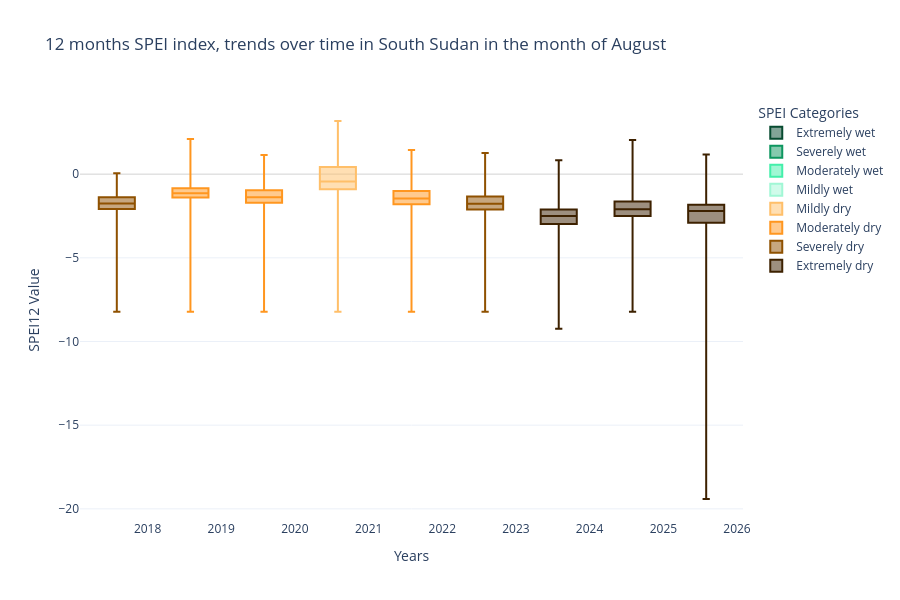

Source (notebook cell):
### Markdown cell above
The scatterplot shows us the central tendencies (mean and median), but to get a complete picture of the data distribution, we also need to understand the spread of drought severity across the region, including the range, quartiles, and potential outliers.

This is where a boxplot becomes invaluable. A boxplot provides context to the mean and median values, helps visualize data distribution, spots outliers, and aids in understanding variability. The width of the box (interquartile range) shows how much conditions vary within the middle 50% of the data, while the whiskers extend to the minimum and maximum values, giving a comprehensive view of the range.

So let's create our boxplot:

### Code cell
charts.create_boxplot(stat_values, accumulation_windows, selected, placeholders)

### Figure 1 — Plotly figure (JSON) as saved in the notebook; plotly's stock layout.template omitted (floating-point values rounded to 4 significant figures)
{"data": [{"lowerfence": [-8.222], "marker": {"color": "#8F5100"}, "median": [-1.757], "name": "2017-08-01 06:00:00", "q1": [-2.088], "q3": [-1.38], "showlegend": false, "type": "box", "upperfence": [0.04914], "whiskerwidth": 0.2, "x": ["2017-08-01T06:00:00"]}, {"lowerfence": [-8.222], "marker": {"color": "#FF961F"}, "median": [-1.135], "name": "2018-08-01 06:00:00", "q1": [-1.391], "q3": [-0.8355], "showlegend": false, "type": "box", "upperfence": [2.094], "whiskerwidth": 0.2, "x": ["2018-08-01T06:00:00"]}, {"lowerfence": [-8.222], "marker": {"color": "#FF961F"}, "median": [-1.375], "name": "2019-08-01 06:00:00", "q1": [-1.715], "q3": [-0.9546], "showlegend": false, "type": "box", "upperfence": [1.141], "whiskerwidth": 0.2, "x": ["2019-08-01T06:00:00"]}, {"lowerfence": [-8.222], "marker": {"color": "#FFBF69"}, "median": [-0.4394], "name": "2020-08-01 06:00:00", "q1": [-0.9093], "q3": [0.4346], "showlegend": false, "type": "box", "upperfence": [3.176], "whiskerwidth": 0.2, "x": ["2020-08-01T06:00:00"]}, {"lowerfence": [-8.222], "marker": {"color": "#FF961F"}, "median": [-1.456], "name": "2021-08-01 06:00:00", "q1": [-1.802], "q3": [-1.013], "showlegend": false, "type": "box", "upperfence": [1.44], "whiskerwidth": 0.2, "x": ["2021-08-01T06:00:00"]}, {"lowerfence": [-8.222], "marker": {"color": "#8F5100"}, "median": [-1.763], "name": "2022-08-01 06:00:00", "q1": [-2.105], "q3": [-1.341], "showlegend": false, "type": "box", "upperfence": [1.26], "whiskerwidth": 0.2, "x": ["2022-08-01T06:00:00"]}, {"lowerfence": [-9.232], "marker": {"color": "#3d2100"}, "median": [-2.502], "name": "2023-08-01 06:00:00", "q1": [-2.986], "q3": [-2.105], "showlegend": false, "type": "box", "upperfence": [0.8357], "whiskerwidth": 0.2, "x": ["2023-08-01T06:00:00"]}, {"lowerfence": [-8.222], "marker": {"color": "#3d2100"}, "median": [-2.095], "name": "2024-08-01 06:00:00", "q1": [-2.504], "q3": [-1.631], "showlegend": false, "type": "box", "upperfence": [2.046], "whiskerwidth": 0.2, "x": ["2024-08-01T06:00:00"]}, {"lowerfence": [-19.41], "marker": {"color": "#3d2100"}, "median": [-2.205], "name": "2025-08-01 06:00:00", "q1": [-2.898], "q3": [-1.83], "showlegend": false, "type": "box", "upperfence": [1.181], "whiskerwidth": 0.2, "x": ["2025-08-01T06:00:00"]}, {"hoverinfo": "none", "legendgroup": "colors", "marker": {"color": "#074B30"}, "name": "Extremely wet", "showlegend": true, "type": "box", "x": [null], "y": [null]}, {"hoverinfo": "none", "legendgroup": "colors", "marker": {"color": "#0D965f"}, "name": "Severely wet", "showlegend": true, "type": "box", "x": [null], "y": [null]}, {"hoverinfo": "none", "legendgroup": "colors", "marker": {"color": "#43EFAA"}, "name": "Moderately wet", "showlegend": true, "type": "box", "x": [null], "y": [null]}, {"hoverinfo": "none", "legendgroup": "colors", "marker": {"color": "#A1F7D5"}, "name": "Mildly wet", "showlegend": true, "type": "box", "x": [null], "y": [null]}, {"hoverinfo": "none", "legendgroup": "colors", "marker": {"color": "#FFBF69"}, "name": "Mildly dry", "showlegend": true, "type": "box", "x": [null], "y": [null]}, {"hoverinfo": "none", "legendgroup": "colors", "marker": {"color": "#FF961F"}, "name": "Moderately dry", "showlegend": true, "type": "box", "x": [null], "y": [null]}, {"hoverinfo": "none", "legendgroup": "colors", "marker": {"color": "#8F5100"}, "name": "Severely dry", "showlegend": true, "type": "box", "x": [null], "y": [null]}, {"hoverinfo": "none", "legendgroup": "colors", "marker": {"color": "#3d2100"}, "name": "Extremely dry", "showlegend": true, "type": "box", "x": [null], "y": [null]}], "layout": {"height": 600, "legend": {"title": {"text": "SPEI Categories"}}, "plot_bgcolor": "rgba(0,0,0,0)", "showlegend": true, "title": {"text": "12 months SPEI index, trends over time in South Sudan in the month of August"}, "xaxis": {"title": {"text": "Years"}}, "yaxis": {"title": {"text": "SPEI12 Value"}, "zeroline": true, "zerolinecolor": "#D3D3D3", "zerolinewidth": 1}}}
